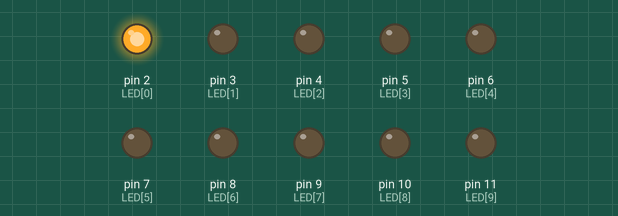
This sketch was run on a simulated Arduino Uno, built with avr-gcc and run on an emulated ATmega328P. Parts: output pins drawn as LEDs (lit = HIGH).

Above: at 0.02 s.
At 0.52 s:
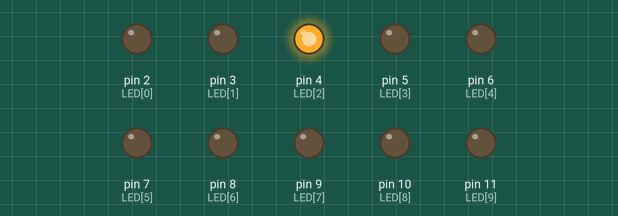
At 1.27 s:
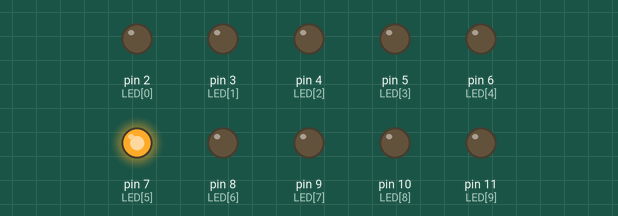
At 2.77 s:
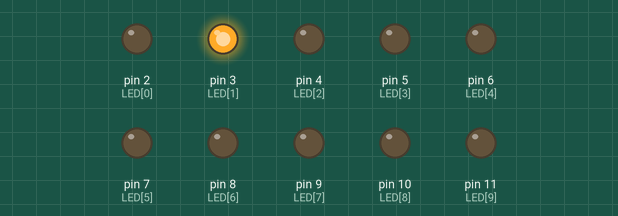
At 4.02 s:
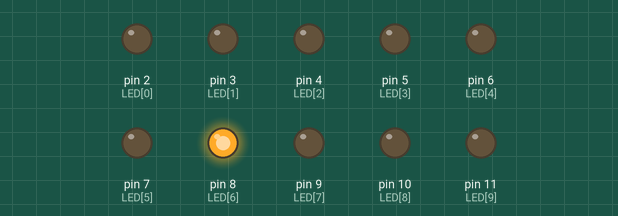
At 5.4 s:
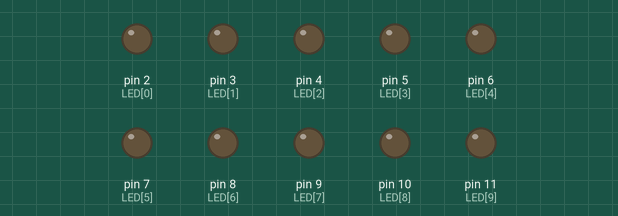
Timing chart, 0 to 5.8 s (numbered marks = the images above):
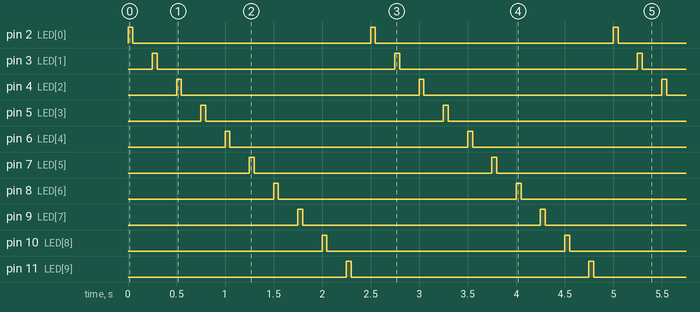

Measured:
- by itself, pin 2 (LED[0]), pin 3 (LED[1]), pin 4 (LED[2]), pin 5 (LED[3]), pin 6 (LED[4]), pin 7 (LED[5]), pin 8 (LED[6]), pin 9 (LED[7]), pin 10 (LED[8]), pin 11 (LED[9]): alternates HIGH for 0.05 s and LOW for 2.5 s
- by itself, everything shown: repeats every 2.5 s, in 20 steps

The sketch:

P2.2_Secuenciales.ino
```cpp
int tiempo1=50;
int tiempo2=200;
char LED[10]={2,3,4,5,6,7,8,9,10,11};

void setup(){
  for(int i=0;i<10;i++){
    pinMode(LED[i],OUTPUT);
  }
}

void loop(){
  for(int a=0;a<10;a++){
    digitalWrite(LED[a],HIGH);
    delay(tiempo1);
    digitalWrite(LED[a],LOW);
    delay(tiempo2);
  }
}
```
